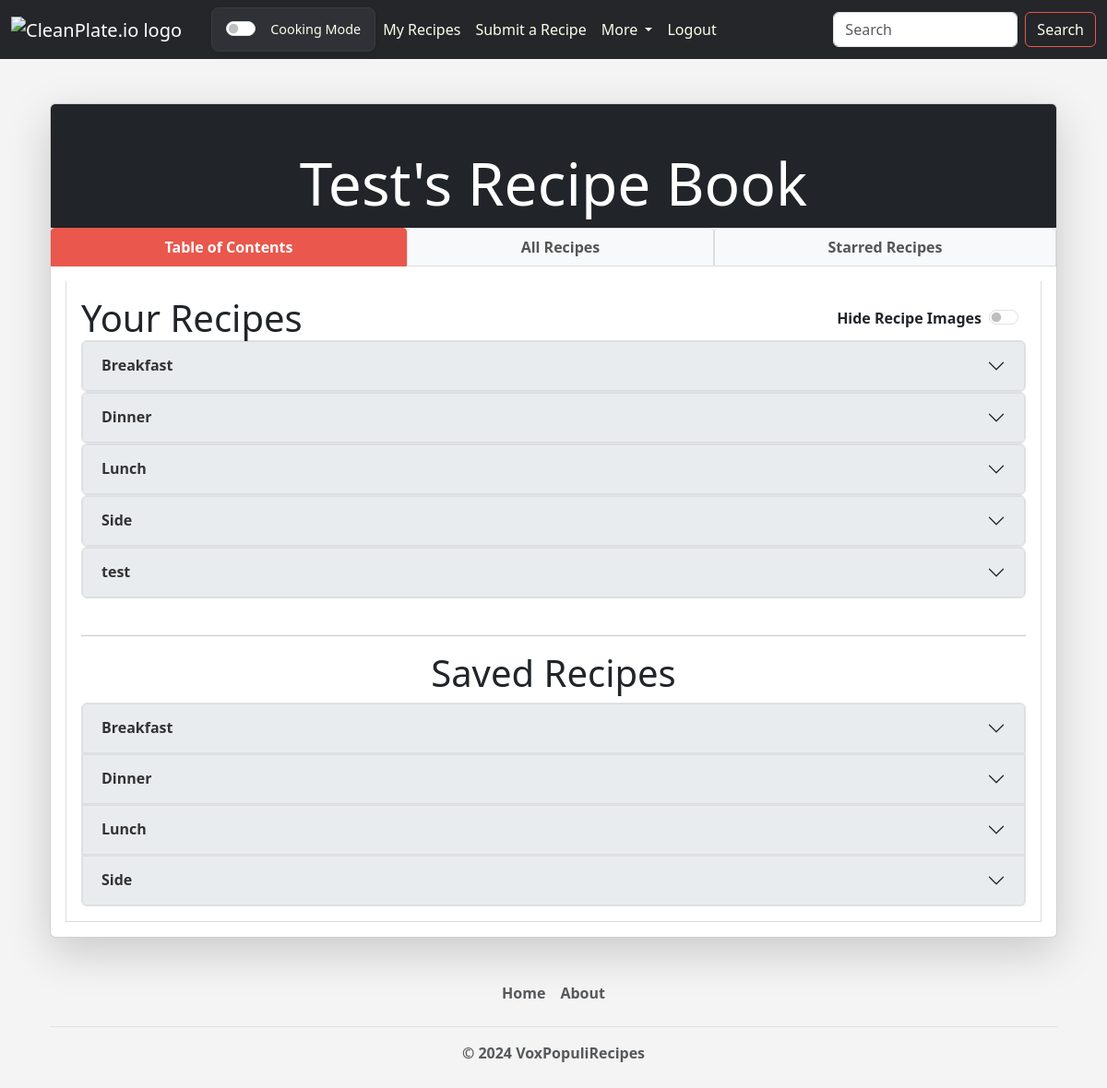
Screenshot of /my_recipes (signed in) with the database file from the repository.
### voxpopulirecipes/models.py (models this page shows, shortened)
class MealType(models.Model):
    name = models.CharField(max_length=200)
    baking = models.BooleanField(default=False)

### voxpopulirecipes/views.py (the view)
# urls.py: path("my_recipes", views.my_recipes, name="my_recipes"),
def my_recipes(request):
    recipes = Recipe.objects.filter(creator=request.user).order_by("pub_date")
    saved_recipe_ids = SavedRecipe.objects.filter(user=request.user).values_list("recipe", flat=True)
    saved_recipes = Recipe.objects.filter(id__in=saved_recipe_ids).order_by("pub_date")
    starred_recipes = list(
        Recipe.objects.filter(
            id__in=StarredRecipe.objects.filter(user=request.user).values_list("recipe", flat=True)
        )
    )
    starred_recipe_ids = list(
        StarredRecipe.objects.filter(user=request.user).order_by("-date_starred").values_list("recipe_id", flat=True)
    )
    starred_recipes.sort(key=lambda recipe: starred_recipe_ids.index(recipe.id))
    all_recipes = list(set(chain(recipes, starred_recipes)))
    flattened_mealtypes = [
        {"recipe_id": recipe.id, "mealtypes": MealTypeMap.objects.filter(recipe=recipe).select_related("mealType")}
        for recipe in all_recipes
    ]
    flattened_cuisines = [
        {"recipe_id": recipe.id, "cuisines": CuisineMap.objects.filter(recipe=recipe).select_related("cuisine")}
        for recipe in all_recipes
    ]
    mealtype_cuisine_map = defaultdict(lambda: defaultdict(list))
    for recipe in recipes:
        mealtypes = MealType.objects.filter(id__in=MealTypeMap.objects.filter(recipe=recipe).values_list("mealType_id", flat=True))
        cuisines = Cuisine.objects.filter(id__in=CuisineMap.objects.filter(recipe=recipe).values_list("cuisine_id", flat=True))
        for mealtype in mealtypes:
            for cuisine in cuisines:
                mealtype_cuisine_map[mealtype][cuisine].append(recipe)
    mealtype_cuisine_map = {
        mealtype: {
            cuisine: sorted(recipe_list, key=lambda r: r.pub_date)
            for cuisine, recipe_list in sorted(cuisines.items(), key=lambda c: c[0].name)
        }
        for mealtype, cuisines in sorted(mealtype_cuisine_map.items(), key=lambda mt: mt[0].name)
    }
    saved_mealtype_cuisine_map = defaultdict(lambda: defaultdict(list))
    for recipe in saved_recipes:
        mealtypes = MealType.objects.filter(id__in=MealTypeMap.objects.filter(recipe=recipe).values_list("mealType_id", flat=True))
        cuisines = Cuisine.objects.filter(id__in=CuisineMap.objects.filter(recipe=recipe).values_list("cuisine_id", flat=True))
        for mealtype in mealtypes:
            for cuisine in cuisines:
                saved_mealtype_cuisine_map[mealtype][cuisine].append(recipe)
    saved_mealtype_cuisine_map = {
        mealtype: {
            cuisine: sorted(recipe_list, key=lambda r: r.pub_date)
            for cuisine, recipe_list in sorted(cuisines.items(), key=lambda c: c[0].name)
        }
        for mealtype, cuisines in sorted(saved_mealtype_cuisine_map.items(), key=lambda mt: mt[0].name)
    }
    context = {
        "recipes": recipes,
        "mealtype_cuisine_map": mealtype_cuisine_map,
        "saved_mealtype_cuisine_map": saved_mealtype_cuisine_map,
        "starred_recipes": starred_recipes,
        "recipe_mealtypes": flattened_mealtypes,
        "recipe_cuisines": flattened_cuisines,
    }
    return render(request, "voxpopulirecipes/my_recipes.html", context)

### voxpopulirecipes/templates/voxpopulirecipes/my_recipes.html (shortened to what this page needs)
{% extends 'voxpopulirecipes/base.html' %}
{% block content %}
{% if user.is_authenticated %}
<div class="container mt-4">
    <div class="card shadow-lg">
        <div class="card-header bg-dark text-white text-center">
            <h1 class="display-3">{{ user.first_name }}'s Recipe Book</h1>
        </div>
        <ul class="nav nav-tabs nav-fill" id="recipeBookTabs" role="tablist">
            <li class="nav-item" role="presentation">
                <button
                    class="nav-link active"
                    id="table-of-contents-tab"
                    data-bs-toggle="tab"
                    data-bs-target="#table-of-contents"
                    type="button"
                    role="tab"
                    aria-controls="table-of-contents"
                    aria-selected="true">
                    <strong>Table of Contents</strong>
                </button>
            </li>
            <li class="nav-item" role="presentation">
                <button
                    class="nav-link"
                    id="all-recipes-tab"
                    data-bs-toggle="tab"
                    data-bs-target="#all-recipes"
                    type="button"
                    role="tab"
                    aria-controls="all-recipes"
                    aria-selected="false">
                    <strong>All Recipes</strong>
                </button>
            </li>
            <li class="nav-item" role="presentation">
                <button
                    class="nav-link"
                    id="starred-recipes-tab"
                    data-bs-toggle="tab"
                    data-bs-target="#starred-recipes"
                    type="button"
                    role="tab"
                    aria-controls="starred-recipes"
                    aria-selected="false">
                    <strong>Starred Recipes</strong>
                </button>
            </li>
        </ul>
        <div class="card-body">
            <div class="tab-content" id="recipeBookTabContent">
                <div
                    class="tab-pane fade show active"
                    id="table-of-contents"
                    role="tabpanel"
                    aria-labelledby="table-of-contents-tab">
                    <div class="d-flex justify-content-between align-items-center">
                        <h1 class="m-0">Your Recipes</h1>
                        <div class="d-flex align-items-center">
                            <label class="form-check-label fw-bold me-2" for="toggleImages">Hide Recipe Images</label>
                            <div class="form-check form-switch">
                                <input class="form-check-input" type="checkbox" id="toggleImages">
                            </div>
                        </div>
                    </div>
                    <div class="col-12">
                        <div class="accordion" id="Meal_type_Accordion">
                            {% for mealtype, cuisines in mealtype_cuisine_map.items %}
                            <div class="accordion-item">
                                <h2 class="accordion-header" id="heading{{ mealtype.id }}">
                                    <button class="accordion-button collapsed" type="button" data-bs-toggle="collapse"
                                            data-bs-target="#collapse{{ mealtype.id }}" aria-expanded="false" aria-controls="collapse{{ mealtype.id }}">
                                        <strong>{{ mealtype.name }}<strong>
                                    </button>
                                </h2>
                                            {% for cuisine, recipes in cuisines.items %}
                                                            {% for recipe in recipes %}
                                                                        {% if recipe.image %}
                                                                            <img
                                                                                src="{{ recipe.image.url }}"
                                                                                class="card-img-top recipe-image-toc"
                                                                                alt="{{ recipe.title }}"
                                                                                style="object-fit: cover; height: 200px;">
                                                                        {% else %}
                                                                                {% load static %}
                                                                        {% endif %}
                                                            {% endfor %}
                                            {% endfor %}
                            </div>
                            {% endfor %}
                        </div>
                    </div>
                    <br>
                    <hr>
                    <h1 class="text-center">Saved Recipes</h1>
                    <div class="col-12">
                        <div class="accordion" id="Saved_Meal_type_Accordion">
                            {% for mealtype, cuisines in saved_mealtype_cuisine_map.items %}
                            <div class="accordion-item">
                                <h2 class="accordion-header" id="savedHeading{{ mealtype.id }}">
                                    <button class="accordion-button collapsed" type="button" data-bs-toggle="collapse"
                                            data-bs-target="#savedCollapse{{ mealtype.id }}" aria-expanded="false" aria-controls="savedCollapse{{ mealtype.id }}">
                                        <strong>{{ mealtype.name }}</strong>
                                    </button>
                                </h2>
                                            {% for cuisine, recipes in cuisines.items %}
                                                        {% for recipe in recipes %}
                                                                        {% if recipe.image %}
                                                                            <img
                                                                                src="{{ recipe.image.url }}"
                                                                                class="card-img-top"
                                                                                alt="{{ recipe.title }}"
                                                                                style="object-fit: cover; height: 200px;"
                                                                            >
                                                                        {% else %}
                                                                                {% load static %}
                                                                        {% endif %}
                                                        {% endfor %}
                                            {% endfor %}
                            </div>
                            {% endfor %}
                        </div>
                    </div>
                </div>
            </div>
        </div>
    </div>
</div>
{% endif %}
{% endblock %}

### voxpopulirecipes/templates/voxpopulirecipes/base.html (style rules this page uses)
body { background-color: #f4f4f4; }

### voxpopulirecipes/templates/voxpopulirecipes/navbar.html (style rules this page uses)
.nav-link { color: #fcfde9; transition: color 0.3s ease; }
.form-check-label { margin-left: 8px; cursor: pointer; }
.form-check-input { cursor: pointer; }

### voxpopulirecipes/templates/voxpopulirecipes/my_recipes.html (style rules this page uses)
.accordion-header .accordion-button { background-color: #e9ecef; color: #333; border: 1px solid #ddd; }
.nav-tabs .nav-link { color: #555; background-color: #f8f9fa; border: 1px solid #ddd; margin-right: 2px; border-radius: 0.25rem 0.25rem 0 0; }
.nav-tabs .nav-link.active { color: white; background-color: #e9574d; border-color: #e9574d; }
.tab-content { border: 1px solid #ddd; border-top: none; padding: 1rem; background-color: #fff; }
.tab-pane.active { display: block; }
.card-header { position: relative; padding-top: 3rem; }
.card-header h1 { margin-bottom: 0; white-space: normal; word-break: break-word; text-align: center; }

### rows the page displays
MealType: name "Breakfast"
MealType: name "Dinner"
MealType: name "Lunch"
MealType: name "Side"
MealType: name "test"

### other values shown
{{ user.first_name }} "Test"
